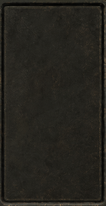
#> input picture tools/assets/terminal_control_bay_master.png, 106 x 206 px, found by its file name
$ python compose_flat_terminal_panels.py
#> lines starting #> are read from the running program, lines starting #| are printed output that depends on the picture
#> in main, master is the input picture: PIL image 106x206 RGB; mean R, G, B 37.4, 35.5, 29.8
"""Build all terminal stages from one canonical flat control-bay geometry.

The image-generated master is stored in the repository as a 106x206 crop.
Stage variants are color transforms only: they never resample, translate, or
replace the canonical geometry.  Everything outside BAY_BOX is preserved.
"""

from __future__ import annotations

import argparse
from pathlib import Path

from PIL import Image, ImageChops, ImageDraw


PANEL_SIZE = (512, 256)
BAY_BOX = (389, 24, 495, 230)  # right-exclusive / bottom-exclusive
BAY_SIZE = (BAY_BOX[2] - BAY_BOX[0], BAY_BOX[3] - BAY_BOX[1])
CONTROL_CENTER_X = 442
MODE_CENTER_Y = 78
TUNE_CENTER_Y = 169
MASTER_PATH = Path("tools/assets/terminal_control_bay_master.png")


def clamp_channel(value: float) -> int:
    return max(0, min(255, round(value)))


# [29 lines left out: function stage_variant, not called in this run]


def assert_flat_interior(master: Image.Image) -> None:
    """Reject accidental full-width dividers or full-height inner frames."""
    gray = master.convert("L")
    # Ignore the outer canonical frame; only audit its uninterrupted flat face.
    interior = gray.crop((9, 8, master.width - 6, master.height - 7))
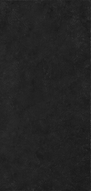
#> interior: PIL image 91x191 L; min 24, max 59, mean 35.2
    pixels = interior.load()
    horizontal_scores = []
    for y in range(1, interior.height):
        horizontal_scores.append(sum(
            1 for x in range(interior.width)
            if abs(pixels[x, y] - pixels[x, y - 1]) >= 24
        ))
#> after the loop, horizontal_scores = 190 values from 0 to 0
    vertical_scores = []
    for x in range(1, interior.width):
        vertical_scores.append(sum(
            1 for y in range(interior.height)
            if abs(pixels[x, y] - pixels[x - 1, y]) >= 24
        ))
#> after the loop, vertical_scores = 90 values from 0 to 2
    if max(horizontal_scores, default=0) > interior.width // 3:
        raise AssertionError("canonical bay contains a horizontal divider")
    if max(vertical_scores, default=0) > interior.height // 3:
        raise AssertionError("canonical bay contains an inner vertical frame")


def compose(original_path: Path, master: Image.Image, stage: int, output_path: Path) -> None:
#> (the run stopped early here; a loop or call above may not have finished)
